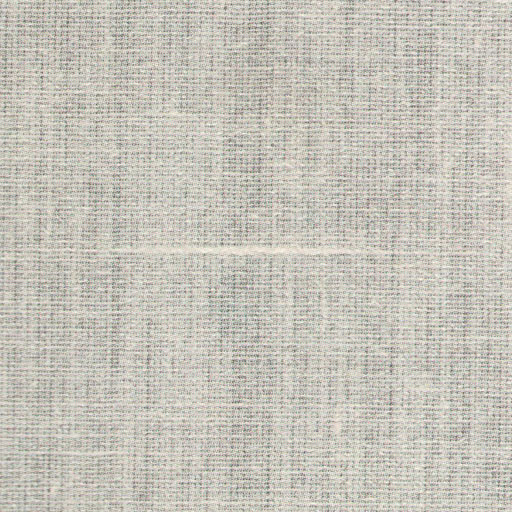
#> input picture Images/Fabric1.jpg, 512 x 512 px, found by its file name
$ python MemberShipDegreeRegionMethod.py
#> lines starting #> are read from the running program, lines starting #| are printed output that depends on the picture; after the words box and inside, x2 and y2 are one past the last pixel; in counts of white or black regions, pixels touching at a corner belong together
import cv2
import numpy as np
import matplotlib.pyplot as plt

# Load image
image = cv2.imread("Images\Fabric1.jpg")
#> image is the input picture: shape (512, 512, 3); mean B, G, R 185.4, 194.8, 197.7
if image is None:
    print("Error: Image not found or unable to open.")
else:
    # Convert BGR to RGB and display
    rgb = cv2.cvtColor(image, cv2.COLOR_BGR2RGB)
    plt.imshow(rgb)
    plt.show()

    # Convert to HSV and display
    hsv = cv2.cvtColor(image, cv2.COLOR_BGR2HSV)
#> hsv: shape (512, 512, 3); mean H, S, V 31, 18.5, 199.6
    plt.imshow(hsv)
    plt.show()

    # Extract V channel and display
    v = hsv[:, :, 2]
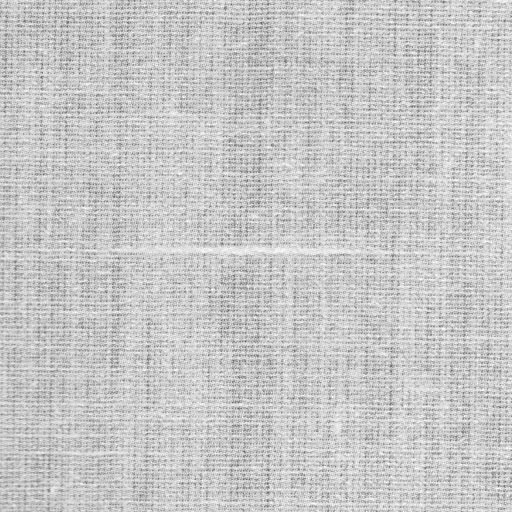
#> v: shape (512, 512); min 91, max 255, mean 199.6
    plt.imshow(v, cmap="gray")
    plt.show()

    # Blur the V channel and display
    blr = cv2.blur(v, (5, 5))
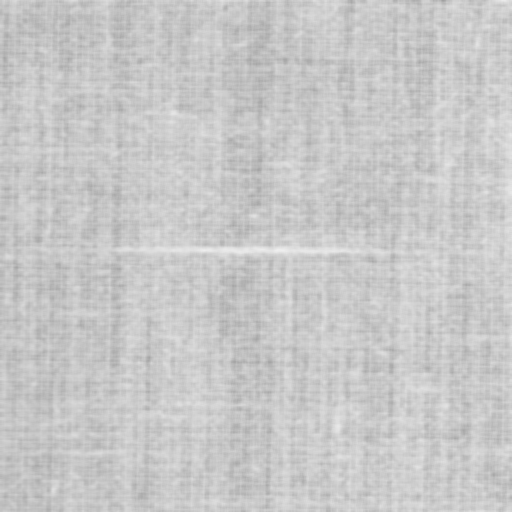
#> blr: shape (512, 512); min 161, max 239, mean 199.6
    plt.imshow(blr, cmap="gray")
    plt.show()

    # Apply denoising and display
    dst_blr = cv2.fastNlMeansDenoising(blr, None, 10, 7, 21)
    plt.imshow(dst_blr, cmap="gray")
    plt.show()

    # Apply thresholding and display
    _, binary = cv2.threshold(dst_blr, 127, 255, cv2.THRESH_BINARY + cv2.THRESH_OTSU)
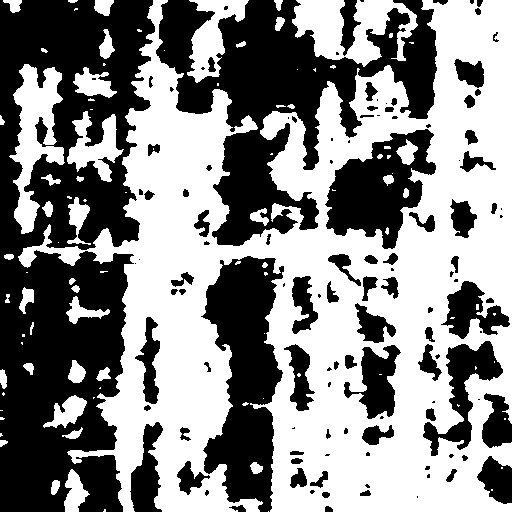
#> binary: shape (512, 512); 53.4% white; 120 black regions (44 under 20 px), largest, box (x1, y1, x2, y2) and area: (0, 0, 155, 512) 51943, (156, 0, 437, 246) 27435, (201, 256, 284, 512) 12870
    plt.imshow(binary, cmap="gray")
    plt.show()

    # Define kernel
    kernel = np.ones((5, 5), np.uint8)

    # Dilation and display
    dilation = cv2.dilate(binary, kernel, iterations=1)
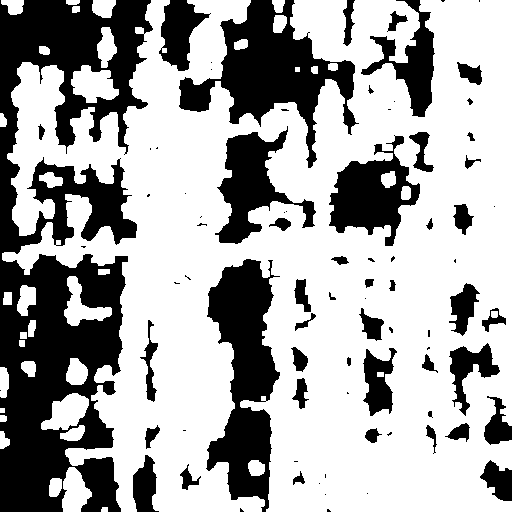
#> dilation: shape (512, 512); 66% white; 82 black regions (37 under 20 px), largest, box (x1, y1, x2, y2) and area: (0, 0, 153, 512) 41623, (179, 0, 359, 168) 10752, (206, 259, 280, 512) 10502
    plt.imshow(dilation, cmap="gray")
    plt.show()

    # Erosion and display
    erode = cv2.erode(binary, kernel, iterations=1)
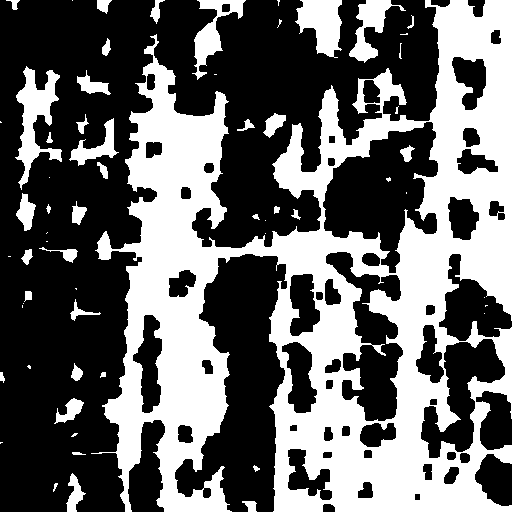
#> erode: shape (512, 512); 40.5% white; 62 white regions (24 under 20 px)
    plt.imshow(erode, cmap="gray")
    plt.show()

    # Detect defects
    if (dilation == 0).sum() > 1:
        print("Bad Fabric")
        contours, _ = cv2.findContours(dilation, cv2.RETR_TREE, cv2.CHAIN_APPROX_SIMPLE)
#> contours = 117 contours, 38 with area under 20; largest, box (x1, y1, x2, y2) and area: (2, 0, 512, 512) 179440, (328, 135, 421, 247) 5428, (214, 125, 317, 245) 4976, (448, 342, 501, 417) 1527, (362, 347, 398, 417) 1484
        for i in contours:
            if cv2.contourArea(i) < 5000.0:
                cv2.drawContours(rgb, [i], -1, (0, 0, 255), 3)
#> this loop made 117 passes
#> i on passes 8, 14, 22, 33, 34, 35, 40, 47, 54: [[0, 408], [0, 412], [4, 412], [4, 408]], [[20, 332], [20, 338], [26, 338], [26, 332]], [[295, 67], [295, 71], [299, 71], [299, 67]], [[324, 494], [325, 493], [326, 494], [325, 495]], [[366, 493], [367, 492], [368, 493], [367, 494]], [[318, 483], [319, 482], [320, 483], [319, 484]], [[432, 453], [433, 452], [434, 453], [433, 454]], [[431, 417], [432, 416], [433, 417], [432, 418]], [[377, 372], [377, 376], [383, 376], [383, 372]]
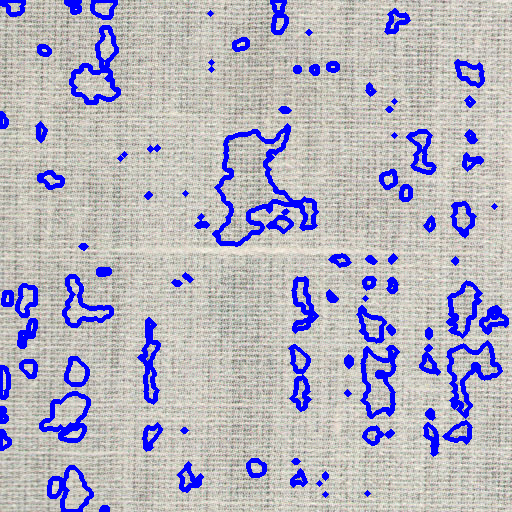
#> rgb: shape (512, 512, 3); mean R, G, B 179.4, 176.7, 192.4
    else:
        print("Good Fabric")

    # Show final result
    plt.imshow(rgb)
    plt.show()

$ run again, with Images/Fabric10.jpg copied over Images/Fabric1.jpg
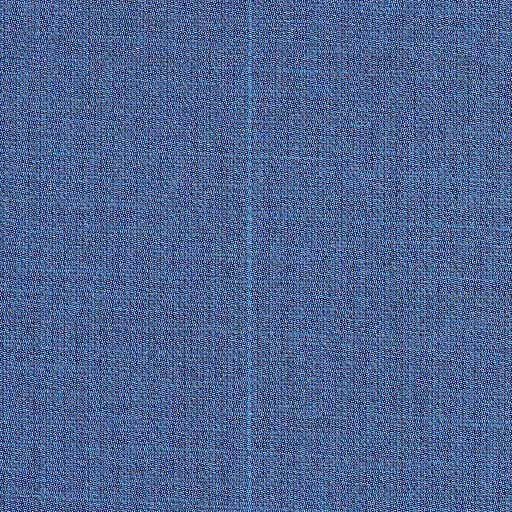
#> input picture Images/Fabric10.jpg, 512 x 512 px, found by its file name
#> image is the input picture: shape (512, 512, 3); mean B, G, R 146.2, 100.4, 76.8
#> hsv: shape (512, 512, 3); mean H, S, V 110, 135.8, 146.2
#> `_, binary = cv2.threshold(dst_blr, 127, 255, cv2.THRESH_BINARY + cv2.T..`:
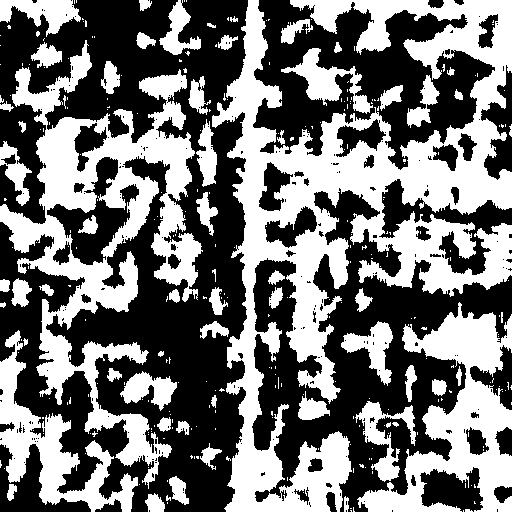
#> binary: shape (512, 512); 45.5% white; 311 white regions (249 under 20 px), largest, box (x1, y1, x2, y2) and area: (212, 0, 512, 512) 53144, (0, 40, 203, 489) 26636, (357, 302, 512, 512) 12639
#> dilation: shape (512, 512); 64.6% white; 106 black regions (47 under 20 px), largest, box (x1, y1, x2, y2) and area: (49, 121, 244, 512) 23217, (255, 244, 512, 505) 17494, (30, 0, 246, 141) 12824
#> erode: shape (512, 512); 27% white; 140 white regions (50 under 20 px)
#> contours = 134 contours, 56 with area under 20; largest, box (x1, y1, x2, y2) and area: (0, 0, 512, 512) 161766, (105, 366, 181, 413) 1924, (339, 319, 395, 388) 1870, (48, 202, 129, 264) 1828, (134, 0, 203, 64) 1821
#> the loop `for i in contours:` made 134 passes
#> i on passes 2, 5, 7, 14, 19, 22, 28, 29: [[169, 494], [170, 493], [171, 494], [170, 495]], [[213, 426], [213, 431], [217, 431], [217, 426]], [[204, 379], [204, 383], [208, 383], [208, 379]], [[83, 317], [83, 322], [87, 322], [87, 317]], [[223, 297], [224, 296], [225, 297], [224, 298]], [[213, 242], [213, 248], [217, 248], [217, 242]], [[0, 62], [0, 66], [2, 66], [2, 62]], [[267, 60], [267, 66], [271, 66], [271, 60]]
#> after the loop `for i in contours:`:
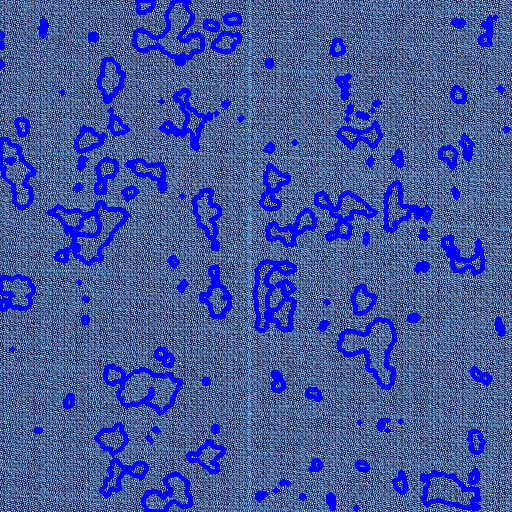
#> rgb: shape (512, 512, 3); mean R, G, B 68.2, 89.2, 159.1

$ run again, with Images/Fabric12.jpg copied over Images/Fabric1.jpg
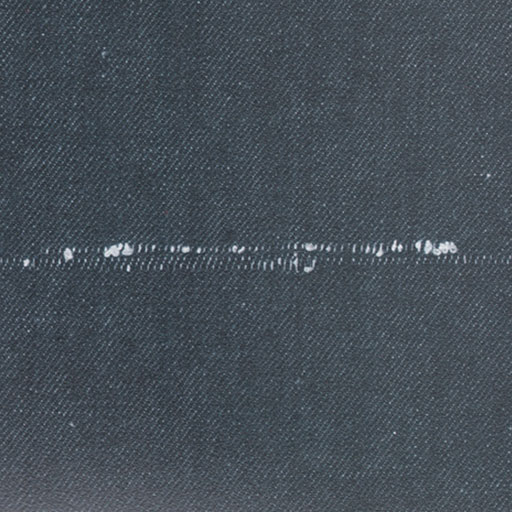
#> input picture Images/Fabric12.jpg, 512 x 512 px, found by its file name
#> image is the input picture: shape (512, 512, 3); mean B, G, R 87.2, 78.5, 69.6
#> hsv: shape (512, 512, 3); mean H, S, V 104.8, 52.8, 87.2
#> `_, binary = cv2.threshold(dst_blr, 127, 255, cv2.THRESH_BINARY + cv2.T..`:
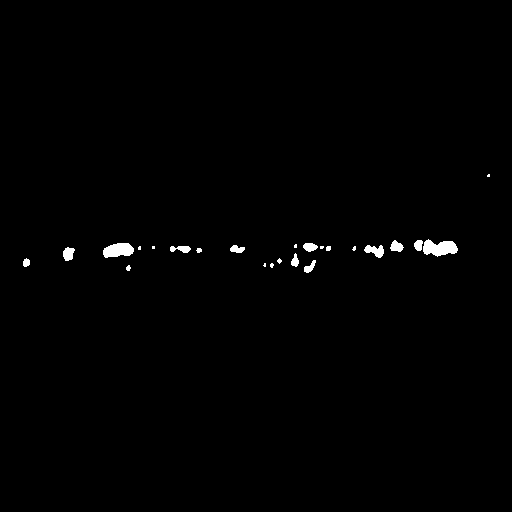
#> binary: shape (512, 512); 0.72% white; 24 white regions (9 under 20 px), largest, box (x1, y1, x2, y2) and area: (423, 239, 458, 257) 422, (103, 243, 134, 258) 350, (364, 245, 384, 258) 158
#> dilation: shape (512, 512); 1.5% white; 18 white regions, largest, box (x1, y1, x2, y2) and area: (412, 237, 460, 259) 804, (101, 241, 143, 260) 609, (362, 243, 386, 260) 322
#> erode: shape (512, 512); 0.21% white; 14 white regions (9 under 20 px)
#> contours = 18 contours; largest, box (x1, y1, x2, y2) and area: (412, 237, 460, 259) 747, (101, 241, 143, 260) 558, (362, 243, 386, 260) 289, (301, 241, 333, 254) 280, (61, 245, 77, 263) 216
#> the loop `for i in contours:` made 18 passes
#> i on pass 10: [[150, 244], [150, 250], [156, 250], [156, 244]]
#> after the loop `for i in contours:`:
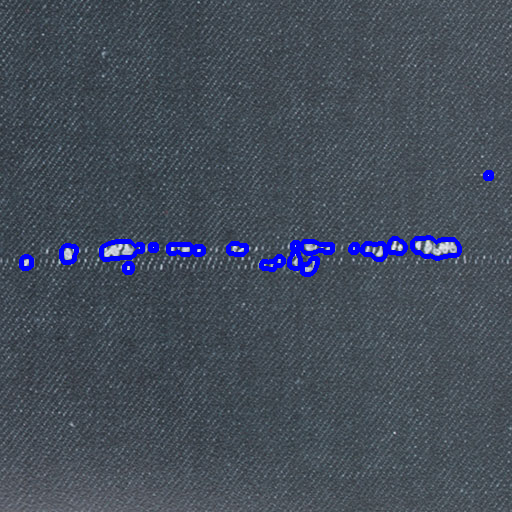
#> rgb: shape (512, 512, 3); mean R, G, B 68.3, 77.1, 89.8
